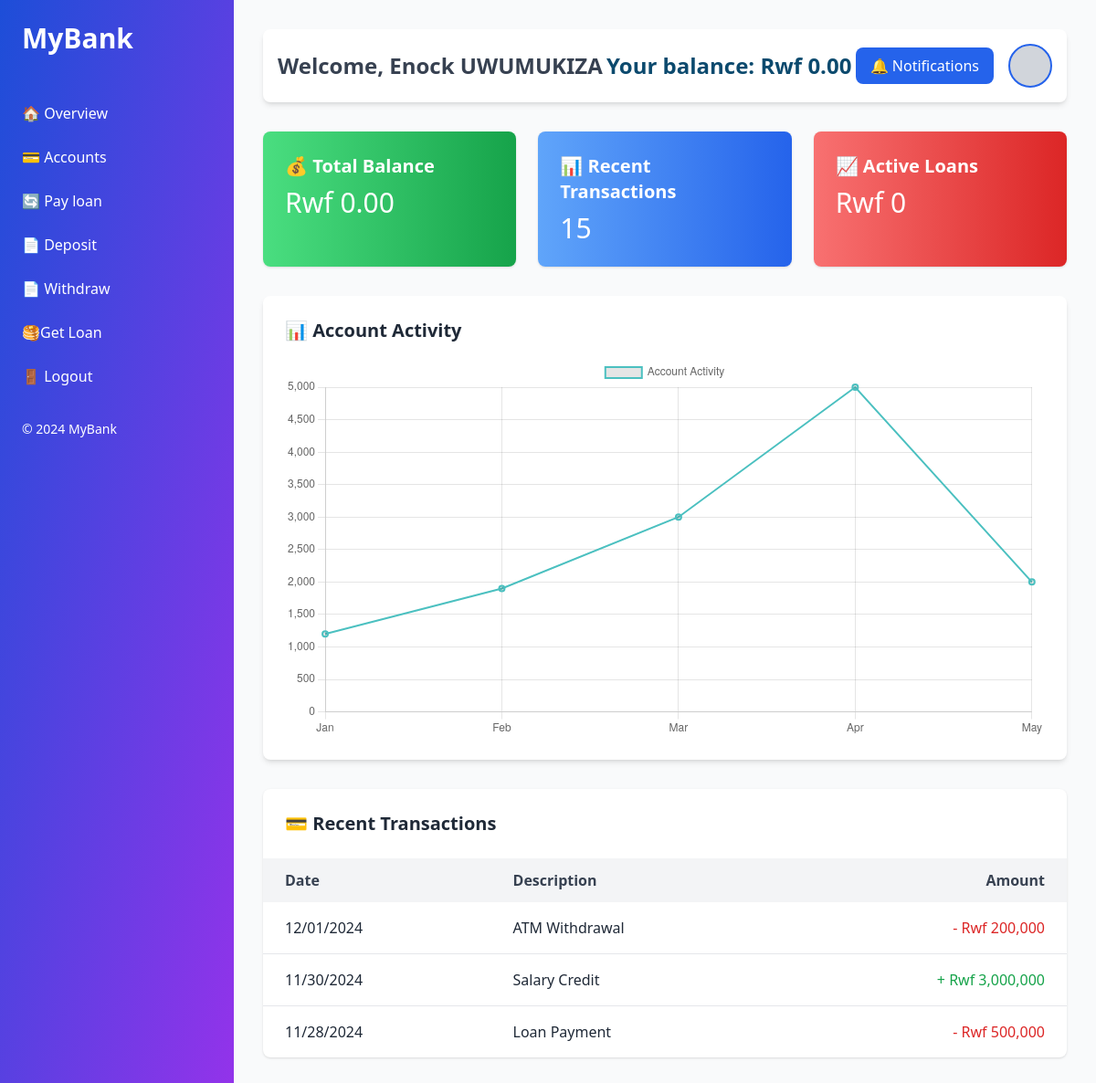
Before: /dashboard/ (signed in) with the older database file.
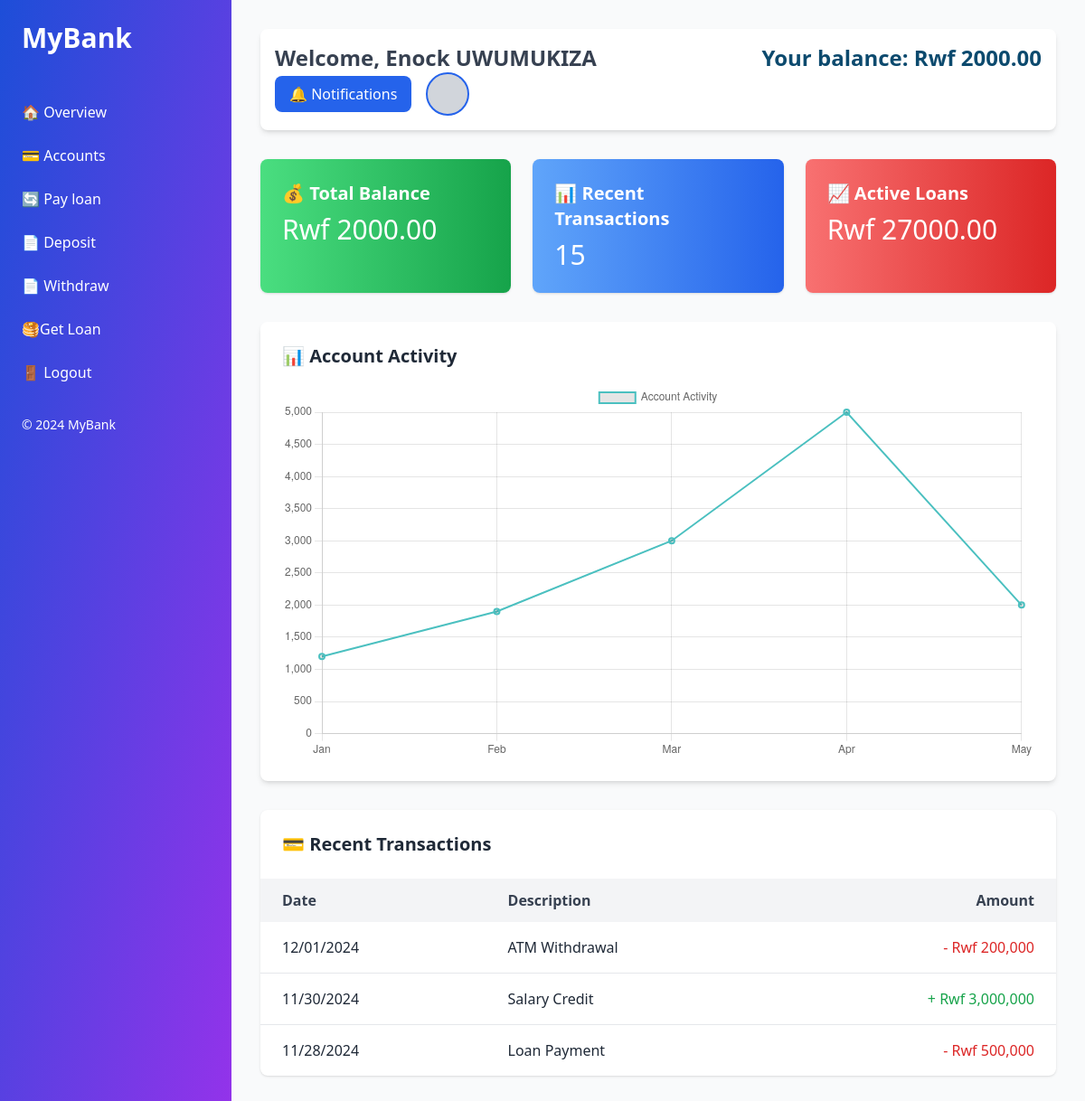
After: the same page with the newer database file.
### accounts/models.py (models this page shows, shortened)
class Account(AbstractBaseUser):
    full_name = models.CharField(max_length=255)
    email = models.EmailField(unique=True)
    phone = models.CharField(max_length=15, blank=True, null=True)
    account_type = models.CharField(
        max_length=50,
        choices=[('savings', 'Savings'), ('checking', 'Checking'), ('business', 'Business')],
        default='savings'
    )
    balance = models.DecimalField(max_digits=15, decimal_places=2, default=0.00)
    password = models.CharField(max_length=255)
    is_active = models.BooleanField(default=True)
    is_admin = models.BooleanField(default=False)
    is_staff = models.BooleanField(default=False)
    USERNAME_FIELD = 'email'
    REQUIRED_FIELDS = ['full_name', 'phone']
    objects = AccountManager()

class Loan(models.Model):
    user = models.ForeignKey(settings.AUTH_USER_MODEL, on_delete=models.CASCADE)
    amount = models.DecimalField(max_digits=10, decimal_places=2)
    is_active = models.BooleanField(default=True)

### accounts/views.py (the view)
# urls.py: path('dashboard/', views.dashboard, name='dashboard'),
@login_required
def dashboard(request):
    if request.user.is_authenticated:
        user_account = request.user
        user_account.refresh_from_db()
        user_name = user_account.full_name
        balance = user_account.balance
    else:
        user_name = "Guest"
        balance = 0.00
    loan = Loan.objects.filter(user=request.user).last()  # or your relevant logic
    current_loan = loan.amount if loan else 0
    context = {
        'balance': request.user.balance,
        'loan_amount': current_loan,
    }
    return render(request, 'dashboard.html', {"user_name": user_name, "balance": balance, 'context':context})

### theme/templates/dashboard.html (shortened to what this page needs)
{% load static tailwind_tags %}
<!DOCTYPE html>
<html lang="en">
<head>
    <link rel="stylesheet" href="{% static 'css/dist/styles.css' %}">
    {% tailwind_css %}
</head>
<body class="bg-gray-50">
    <div class="flex flex-col md:flex-row min-h-screen">
        <aside
            class="w-full md:w-64 bg-gradient-to-br from-blue-700 to-purple-600 text-white flex flex-col justify-between hidden md:block">
            <div>
                <div class="p-6">
                    <h1 class="text-3xl font-bold mb-4"><a href="/">MyBank</a></h1>
                </div>
                <nav>
                    <ul>
                        <li><a href="#" class="block py-3 px-6 hover:bg-purple-500 rounded-md transition">🏠
                                Overview</a></li>
                        <li><a href="#" class="block py-3 px-6 hover:bg-purple-500 rounded-md transition">💳
                                Accounts</a></li>
                        <li><a href="/pay_loan" class="block py-3 px-6 hover:bg-purple-500 rounded-md transition">🔄
                                Pay loan</a></li>
                        <li><a href="/deposit" class="block py-3 px-6 hover:bg-purple-500 rounded-md transition">📄
                                Deposit</a></li>
                        <li><a href="/withdraw" class="block py-3 px-6 hover:bg-purple-500 rounded-md transition">📄
                                Withdraw</a></li>
                        <li><a href="/loan" class="block py-3 px-6 hover:bg-purple-500 rounded-md transition">🥞Get Loan</a>
                        </li>
                        <li><a href="{% url 'logout' %}"
                                class="block py-3 px-6 hover:bg-purple-500 rounded-md transition">🚪 Logout</a></li>
                    </ul>
                </nav>
            </div>
            <footer class="p-6">
                <p class="text-sm">© 2024 MyBank</p>
            </footer>
        </aside>
        <main class="flex-1 p-4 md:p-8">
            <header class="flex flex-wrap justify-between items-center mb-8 bg-white shadow-md p-4 rounded-lg">
                <h2 class="text-xl sm:text-2xl font-bold text-gray-700">Welcome, {{ user_name }}</h2>
                <p class="text-xl sm:text-2xl font-bold text-sky-900">Your balance: Rwf {{ balance }}</p>
                <div class="flex items-center space-x-2 sm:space-x-4 mt-4 sm:mt-0">
                    <button class="bg-blue-600 text-white py-2 px-4 rounded-lg hover:bg-blue-700 transition">🔔
                        Notifications</button>
                    <div class="w-10 h-10 sm:w-12 sm:h-12 bg-gray-300 rounded-full border-2 border-blue-600"></div>
                </div>
            </header>
            <section class="grid grid-cols-1 sm:grid-cols-2 lg:grid-cols-3 gap-4 md:gap-6 mb-8">
                <div
                    class="bg-gradient-to-r from-green-400 to-green-600 text-white p-6 rounded-lg shadow hover:scale-105 transform transition">
                    <h3 class="text-lg sm:text-xl font-bold">💰 Total Balance</h3>
                    <p class="text-2xl sm:text-3xl mt-2">Rwf {{ balance }}</p>
                </div>
                <div
                    class="bg-gradient-to-r from-blue-400 to-blue-600 text-white p-6 rounded-lg shadow hover:scale-105 transform transition">
                    <h3 class="text-lg sm:text-xl font-bold">📊 Recent Transactions</h3>
                    <p class="text-2xl sm:text-3xl mt-2">15</p>
                </div>
                <div
                    class="bg-gradient-to-r from-red-400 to-red-600 text-white p-6 rounded-lg shadow hover:scale-105 transform transition">
                    <h3 class="text-lg sm:text-xl font-bold">📈 Active Loans</h3>
                    <p class="text-2xl sm:text-3xl mt-2">Rwf {{ context.loan_amount }}</p>
                </div>
            </section>
            <section class="bg-white p-4 sm:p-6 rounded-lg shadow-md mb-8">
                <h3 class="text-lg sm:text-xl font-bold mb-4">📊 Account Activity</h3>
                <canvas id="chart"></canvas>
            </section>
            <section class="bg-white rounded-lg shadow">
                <h3 class="text-lg sm:text-xl font-bold p-4 sm:p-6">💳 Recent Transactions</h3>
                <div class="overflow-x-auto">
                    <table class="w-full table-auto text-left">
                        <thead class="bg-gray-100 text-gray-700">
                            <tr>
                                <th class="px-4 sm:px-6 py-3">Date</th>
                                <th class="px-4 sm:px-6 py-3">Description</th>
                                <th class="px-4 sm:px-6 py-3 text-right">Amount</th>
                            </tr>
                        </thead>
                        <tbody class="divide-y">
                            <tr class="hover:bg-gray-50">
                                <td class="px-4 sm:px-6 py-4">12/01/2024</td>
                                <td class="px-4 sm:px-6 py-4">ATM Withdrawal</td>
                                <td class="px-4 sm:px-6 py-4 text-right text-red-600">- Rwf 200,000</td>
                            </tr>
                            <tr class="hover:bg-gray-50">
                                <td class="px-4 sm:px-6 py-4">11/30/2024</td>
                                <td class="px-4 sm:px-6 py-4">Salary Credit</td>
                                <td class="px-4 sm:px-6 py-4 text-right text-green-600">+ Rwf 3,000,000</td>
                            </tr>
                            <tr class="hover:bg-gray-50">
                                <td class="px-4 sm:px-6 py-4">11/28/2024</td>
                                <td class="px-4 sm:px-6 py-4">Loan Payment</td>
                                <td class="px-4 sm:px-6 py-4 text-right text-red-600">- Rwf 500,000</td>
                            </tr>
                        </tbody>
                    </table>
                </div>
            </section>
        </main>
    </div>
    <script>
        const ctx = document.getElementById('chart').getContext('2d');
        new Chart(ctx, {
            type: 'line',
            data: {
                labels: ['Jan', 'Feb', 'Mar', 'Apr', 'May'],
                datasets: [{
                    label: 'Account Activity',
                    data: [1200, 1900, 3000, 5000, 2000],
                    borderColor: 'rgba(75, 192, 192, 1)',
                    borderWidth: 2,
                    fill: false,
                }]
            },
            options: {
                responsive: true,
                scales: {
                    y: { beginAtZero: true }
                }
            }
        });
    </script>
</body>
</html>

Changed rows visible on the page:
changed Account "Enock UWUMUKIZA": balance "0.00" → "2000.00"
added Loan: loan_amount "27000.00"
Other visible differences:
{{ context.loan_amount }}: "0" → (not shown)
